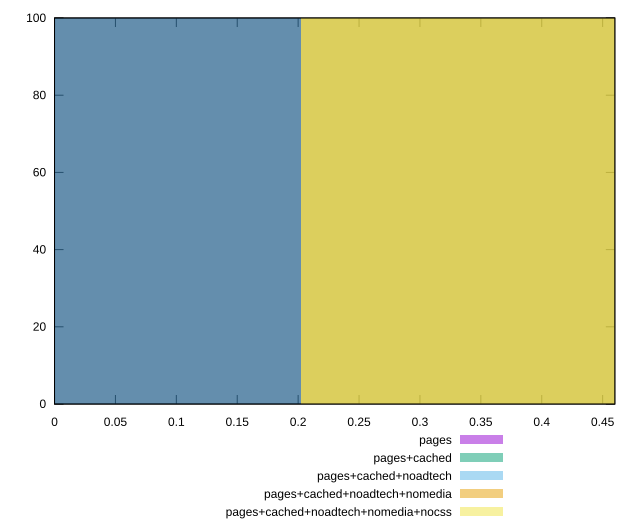

The gnuplot source for this figure:
reset

$pages <<EOF
0 100
EOF

$pagesCached <<EOF
0 100
EOF

$pagesCachedNoadtech <<EOF
0.4041213485215849 100
EOF

$pagesCachedNoadtechNomedia <<EOF
0.4041213485215849 100
EOF

$pagesCachedNoadtechNomediaNocss <<EOF
0.4041213485215849 100
EOF

set key outside below
set boxwidth 0.4041213485215849
set xrange [0:0.46]
set yrange [0:100]
set trange [0:100]
set style fill transparent solid 0.5 noborder
set terminal svg size 640, 530 enhanced background rgb 'white'
set output "report_00019_2021-02-10T18-14-37.922Z//unused-javascript/comparison/histogram/all_score.svg"

plot $pages title "pages" with boxes, \
     $pagesCached title "pages+cached" with boxes, \
     $pagesCachedNoadtech title "pages+cached+noadtech" with boxes, \
     $pagesCachedNoadtechNomedia title "pages+cached+noadtech+nomedia" with boxes, \
     $pagesCachedNoadtechNomediaNocss title "pages+cached+noadtech+nomedia+nocss" with boxes

reset
